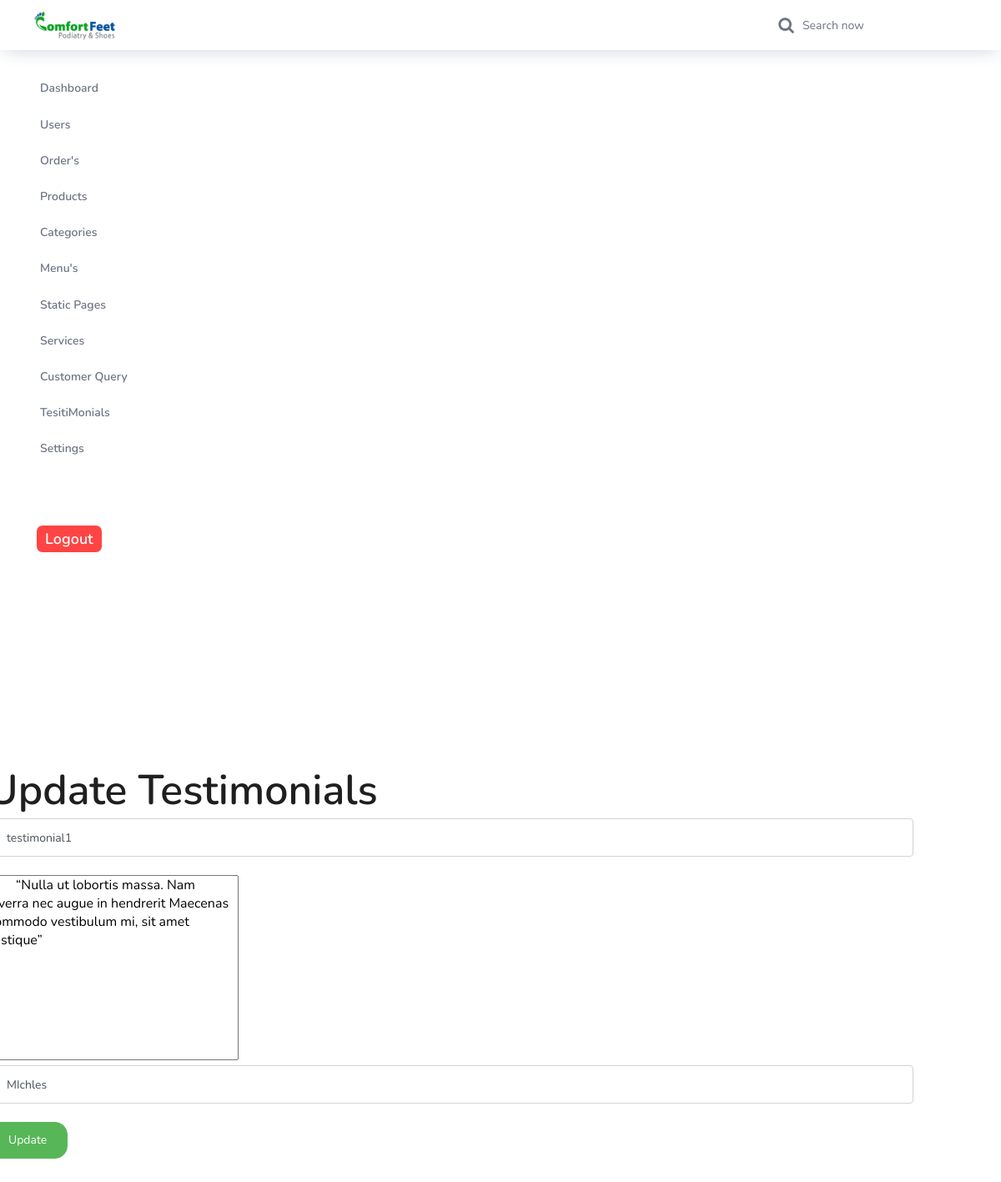
Screenshot of /admin/testimonial.php?update=1 with the database file from the repository.
### tables this page shows
CREATE TABLE `testimonial` (
  `testimonial_id` int(100) NOT NULL,
  `testimonial_title` varchar(255) NOT NULL,
  `testimonial_content` longtext NOT NULL,
  `testimonial_auth` varchar(50) NOT NULL,
  `time` timestamp NOT NULL DEFAULT current_timestamp() ON UPDATE current_timestamp()
);

### html/admin/testimonial.php (the view, shortened to what this page needs)
<!DOCTYPE html>
<html lang="en">
<head>
    <?php
            require 'header.php';
    ?>
</head>
<body>
    <div class="container" style="float: right;
    width: 100%;
    margin: 100px 90px;">
        <?php
            if(isset($_GET['update'])){
                $testimonial_id=$_GET['update'];
                $current_page=mysqli_fetch_assoc( mysqli_query($con,"SELECT * FROM `testimonial` where testimonial_id=$testimonial_id"));
        ?>
        <h1>Update Testimonials</h1>
        <?php
            }else{
        ?>
            <h1>Add Testimonials</h1>
        <?php
            }
        ?>
        <form action="" method="POST" onsubmit="return testimonial()">
        <input type="text" placeholder="Testimonial name" name="testimonial_title" id="title" class="form-control" value="<?php
            if(isset($_GET['update'])){
                echo $current_page['testimonial_title'];
            }
        ?>" ><br>
        <textarea cols="30" rows="10" name="testimonial_content" id="content">
        <?php
            if(isset($_GET['update'])){
                echo $current_page['testimonial_content'];
            }
        ?>
        </textarea><br>
        <input type="text" placeholder="Testimonial author" name="testimonial_auth" id="author" class="form-control" value="<?php
            if(isset($_GET['update'])){
                echo $current_page['testimonial_auth'];
            }
        ?>" ><br>
        <button type="submit" class="btn btn-success" id="login"
        <?php
            if(isset($_GET['update'])){
                echo "name=update";
            }
            else{
                echo "name=insert";
            }
        ?>>Update</button>
        </form>
        </div>
</body>
</html>

### rows the page displays
testimonial: testimonial_title "testimonial1", testimonial_content "“Nulla ut lobortis massa. Nam viverra nec augue in hendrerit Maecenas commodo vestibulum mi, sit amet tristique”", testimonial_auth "MIchles"
